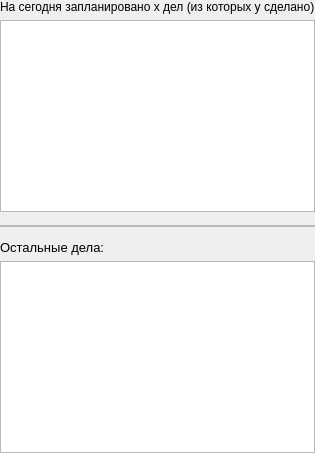
                               <widget class="QWidget" name="ph_todayWidget">
                                <attribute name="title">
                                 <string>Сегодня</string>
                                </attribute>
                                <layout class="QVBoxLayout" name="verticalLayout_9">
                                 <property name="spacing">
                                  <number>4</number>
                                 </property>
                                 <property name="leftMargin">
                                  <number>0</number>
                                 </property>
                                 <property name="topMargin">
                                  <number>0</number>
                                 </property>
                                 <property name="rightMargin">
                                  <number>0</number>
                                 </property>
                                 <property name="bottomMargin">
                                  <number>0</number>
                                 </property>
                                 <item>
                                  <widget class="QFrame" name="ph_todayMainFrame">
                                   <property name="minimumSize">
                                    <size>
                                     <width>0</width>
                                     <height>100</height>
                                    </size>
                                   </property>
                                   <property name="cursor">
                                    <cursorShape>ArrowCursor</cursorShape>
                                   </property>
                                   <layout class="QVBoxLayout" name="verticalLayout_25">
                                    <property name="spacing">
                                     <number>6</number>
                                    </property>
                                    <property name="leftMargin">
                                     <number>0</number>
                                    </property>
                                    <property name="topMargin">
                                     <number>0</number>
                                    </property>
                                    <property name="rightMargin">
                                     <number>0</number>
                                    </property>
                                    <property name="bottomMargin">
                                     <number>9</number>
                                    </property>
                                    <item>
                                     <widget class="QLabel" name="ph_tabLabel_1">
                                      <property name="text">
                                       <string>На сегодня запланировано x дел (из которых y сделано)</string>
                                      </property>
                                     </widget>
                                    </item>
                                    <item>
                                     <widget class="QTableView" name="ph_mainTableToday">
                                      <property name="maximumSize">
                                       <size>
                                        <width>16777215</width>
                                        <height>16777215</height>
                                       </size>
                                      </property>
                                     </widget>
                                    </item>
                                   </layout>
                                  </widget>
                                 </item>
                                 <item>
                                  <widget class="QFrame" name="ph_border">
                                   <property name="minimumSize">
                                    <size>
                                     <width>0</width>
                                     <height>2</height>
                                    </size>
                                   </property>
                                   <property name="maximumSize">
                                    <size>
                                     <width>16777215</width>
                                     <height>2</height>
                                    </size>
                                   </property>
                                   <property name="frameShape">
                                    <enum>QFrame::StyledPanel</enum>
                                   </property>
                                   <property name="frameShadow">
                                    <enum>QFrame::Raised</enum>
                                   </property>
                                  </widget>
                                 </item>
                                 <item>
                                  <widget class="QFrame" name="ph_todayAddFrame">
                                   <layout class="QVBoxLayout" name="verticalLayout_7">
                                    <property name="leftMargin">
                                     <number>0</number>
                                    </property>
                                    <property name="rightMargin">
                                     <number>0</number>
                                    </property>
                                    <property name="bottomMargin">
                                     <number>0</number>
                                    </property>
                                    <item>
                                     <widget class="QLabel" name="ph_label_2">
                                      <property name="maximumSize">
                                       <size>
                                        <width>16777215</width>
                                        <height>16777215</height>
                                       </size>
                                      </property>
                                      <property name="font">
                                       <font>
                                        <pointsize>10</pointsize>
                                       </font>
                                      </property>
                                      <property name="text">
                                       <string>Остальные дела:</string>
                                      </property>
                                     </widget>
                                    </item>
                                    <item>
                                     <widget class="QTableView" name="ph_addTable"/>
                                    </item>
                                   </layout>
                                  </widget>
                                 </item>
                                </layout>
                               </widget>
